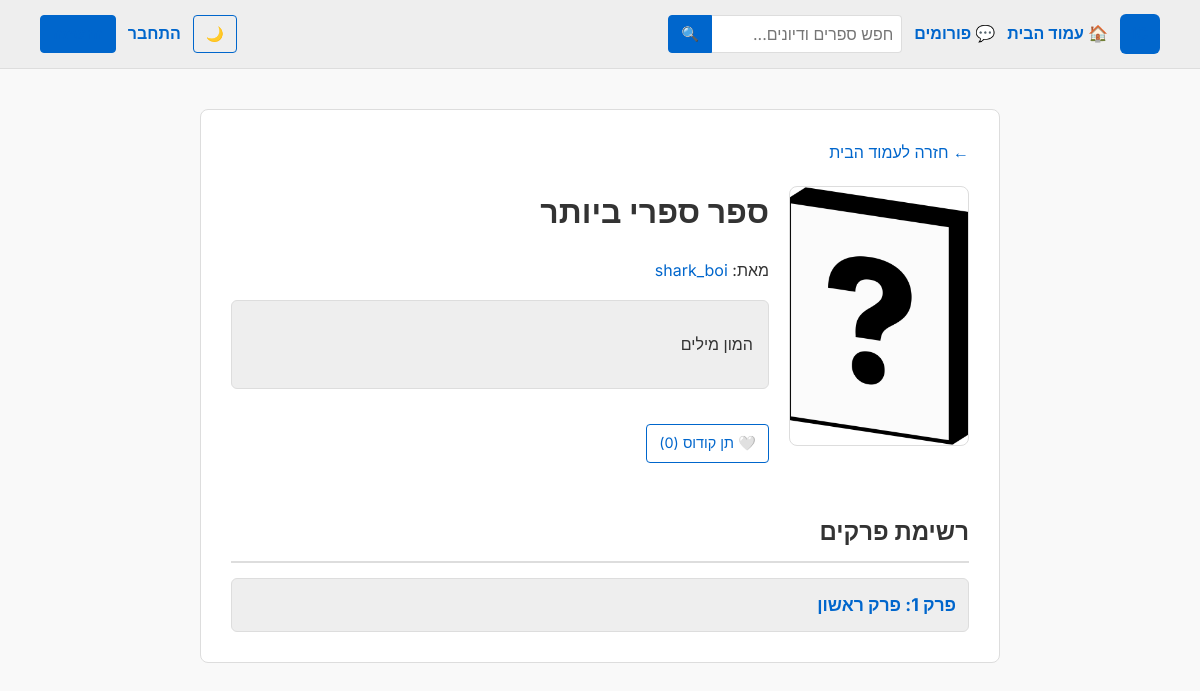
/book/2/, run on the app's committed database.
### books/models.py (models this page shows, shortened)
class Book(models.Model):
    title = models.CharField(max_length=200, verbose_name="כותרת הספר")
    summary = models.TextField(verbose_name="תקציר")
    author = models.ForeignKey(User, on_delete=models.CASCADE, related_name='books')
    created_at = models.DateTimeField(auto_now_add=True)
    updated_at = models.DateTimeField(auto_now=True)
    kudos = models.ManyToManyField(User, related_name='kudos_books', blank=True)
    cover = models.ImageField(upload_to='covers/', blank=True, null=True, verbose_name="כריכת הספר")
    STATUS_CHOICES = (
        ('draft', 'טיוטה (מוסתר)'),
        ('published', 'מפורסם (גלוי לכולם)'),
    )
    status = models.CharField(max_length=15, choices=STATUS_CHOICES, default='draft')

class Chapter(models.Model):
    book = models.ForeignKey(Book, on_delete=models.CASCADE, related_name='chapters')
    title = models.CharField(max_length=200, verbose_name="שם הפרק")
    content = models.TextField(verbose_name="תוכן הפרק")
    chapter_number = models.PositiveIntegerField(verbose_name="מספר פרק")
    created_at = models.DateTimeField(auto_now_add=True)
    class Meta:
        ordering = ['chapter_number'] # סידור אוטומטי של הפרקים לפי המספר שלהם

### books/views.py (the view)
# urls.py: path('book/<int:book_id>/', views.book_detail, name='book_detail'),
def book_detail(request, book_id):
    book = get_object_or_404(Book, id=book_id)
    if book.status == 'draft' and request.user != book.author:
        raise Http404("הספר הזה עדיין לא פורסם.")
    chapters = book.chapters.all()
    return render(request, 'books/book_detail.html', {'book': book, 'chapters': chapters})

### books/context_processors.py (called while the page is built)
def unread_notifications(request):
    if request.user.is_authenticated:
        count = request.user.notifications.filter(is_read=False).count()
        return {'unread_notifications_count': count}
    return {'unread_notifications_count': 0}

### books/templates/books/book_detail.html (shortened to what this page needs)
{% extends 'books/base.html' %}
{% load static %}
{% block content %}
<div class="container">
    <a href="{% url 'home' %}">← חזרה לעמוד הבית</a>
    <div style="display: flex; gap: 20px; margin-top: 20px; margin-bottom: 30px; flex-wrap: wrap;">
        {% if book.cover %}
            <img src="{{ book.cover.url }}" style="width: 180px; height: 260px; object-fit: cover; border-radius: 8px; border: 1px solid var(--border-color);">
        {% else %}
            <img src="{% static 'inkcity/cover-default.png' %}" style="width: 180px; height: 260px; object-fit: cover; border-radius: 8px; border: 1px solid var(--border-color);" alt="Cover placeholder">
        {% endif %}
        <div style="flex: 1; min-width: 250px;">
            <h1 style="margin-top: 0; display: flex; align-items: center; gap: 10px;">
                {{ book.title }}
            </h1>
            <p>מאת: <a href="{% url 'profile_detail' book.author.username %}">{{ book.author.username }}</a></p>
            <div style="background: var(--nav-bg); padding: 15px; border-radius: 6px; border: 1px solid var(--border-color); margin-bottom: 15px;">
                {{ book.summary|linebreaks }}
            </div>
            <div style="display: flex; gap: 10px; align-items: center;">
                <form action="{% url 'toggle_kudos' book.id %}" method="post">
                    <button type="submit" class="btn-outline">
                        {% if user in book.kudos.all %}❤️ הורד קודוס{% else %}🤍 תן קודוס{% endif %} ({{ book.kudos.count }})
                    </button>
                </form>
            </div>
        </div>
    </div>
    <div style="display: flex; justify-content: space-between; align-items: center; border-bottom: 2px solid var(--border-color); padding-bottom: 10px; margin-bottom: 15px;">
        <h2 style="margin: 0;">רשימת פרקים</h2>
    </div>
    <div style="display: flex; flex-direction: column; gap: 10px;">
        {% for chapter in book.chapters.all|dictsort:"chapter_number" %}
            <div style="padding: 12px; background: var(--nav-bg); border: 1px solid var(--border-color); border-radius: 6px; display: flex; justify-content: space-between; align-items: center;">
                <a href="{% url 'chapter_detail' book.id chapter.chapter_number %}" style="font-size: 1.1em; font-weight: bold;">פרק {{ chapter.chapter_number }}: {{ chapter.title }}</a>
            </div>
        {% empty %}
            <p style="opacity: 0.7;">עדיין אין פרקים לספר זה.</p>
        {% endfor %}
    </div>
</div>
{% endblock %}

### static/css/inkcity.css (style rules this page uses)
*, *::before, *::after { box-sizing: border-box; }
body { margin: 0; padding: 0; background: var(--bg-color); color: var(--text-color); font-family: 'Inter', Arial, Helvetica, sans-serif; font-size: 16px; line-height: 1.6; transition: background-color 0.3s, color 0.3s; }
img { max-width: 100%; height: auto; }
a { color: var(--link-color); text-decoration: none; }
.btn-primary, .btn-outline, .btn-ghost, .btn-danger { display: inline-block; font-family: inherit; font-size: 0.9em; line-height: 1.4; border-radius: 4px; cursor: pointer; text-decoration: none; }
.btn-outline { background: transparent; color: var(--link-color); border: 1px solid var(--link-color); padding: 8px 12px; }
button { font-family: inherit; font-size: 0.9em; line-height: 1.4; background: var(--link-color); color: #fff; border: 1px solid var(--link-color); padding: 8px 12px; border-radius: 4px; cursor: pointer; }
button.btn-outline { background: transparent; color: var(--link-color); border: 1px solid var(--link-color); }
form { margin: 20px 0; }
.container { background-color: var(--container-bg); padding: 30px; border-radius: 8px; border: 1px solid var(--border-color); max-width: 800px; margin: 40px auto; }

### books/templates/books/base.html (style rules this page uses)
:root { --bg-color: #f9f9f9; --text-color: #333333; --container-bg: #ffffff; --border-color: #dddddd; --link-color: #0066cc; --nav-bg: #eeeeee; --input-bg: #ffffff; }

### data on the page
Book: title "ספר ספרי ביותר", author.username "shark_boi", summary "המון מילים", kudos.count "0"
Chapter: chapter_number "1", title "פרק ראשון"
